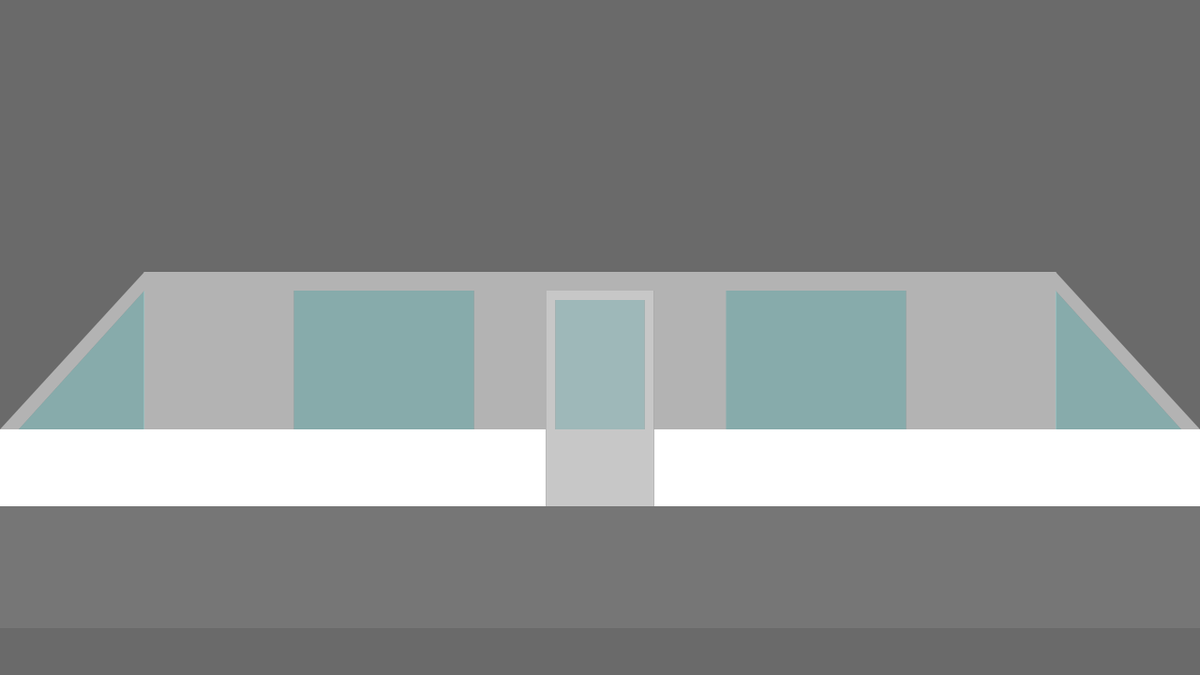
Frame 1 (no input)
Frame 60 (the mouse pressed at the canvas centre just before this capture): identical to frame 1, image omitted
Frame 120 (the mouse held since frame 60 and released just before this capture): identical to frame 1, image omitted

The Processing sketch that drew this single still picture (run headless with seeded random() and noise(); from frame 60 on, the mouse is pressed at the canvas centre):

// Processing sketch: SUBCAR
// ── SUBCAR.pde

void setup() {
  size(1280, 720);
  noStroke();
}

void draw() {
  background(106);
  //fill(#00ff00);
  //rect(0, height * 0.2, width, 250);
  subway(width * 0.2, height * 0.75);
}

void subway(float _x, float _y) {  
  pushMatrix();
  translate(_x, _y);
  cabin(0, 0);
  wagon(0, 0);
  pushMatrix();
  scale(-1, 1);
  translate(width*-0.6, 0);
  cabin(0, 0);
  popMatrix();

  popMatrix();
}

void cabin(float _x, float _y) {
  fill(179, 179, 179, 255);
  color windowColor = 1923808251;
  float cabinW = width * 0.2;
  float cabinH = 250;

  float bottomW = cabinW;
  float bottomH = 130;

  // TOP SECTION
  pushMatrix();
  translate(_x-cabinW, _y);
  //noStroke();

  float botPH = 82;
  pushStyle();
  fill(255, 255, 255);
  rect(0, -botPH, cabinW, botPH); // Bottom Panel
  popStyle();

  float rightPW = cabinW * 0.40;
  float rightPH = cabinH - botPH;
  rect(cabinW-rightPW, -cabinH, rightPW, rightPH); // Right panel

  beginShape();
  vertex(0, -botPH); // LEFT
  vertex((bottomW-rightPW)+0.5, -botPH-rightPH); // TOP

  //curve(0,0,0, -botPH,0,0,(bottomW-rightPW)+0.5, -botPH-rightPH);
  //bezier(0, -botPH, (bottomW-rightPW)+0.5, 0, 0, 0, 0, -botPH-rightPH);

  vertex((bottomW-rightPW)+0.5, -botPH); // CENTER
  beginContour();
  vertex((bottomW-rightPW)+0.5, -botPH); // CENTER
  vertex((bottomW-rightPW)+0.5, (-botPH-rightPH)+20); // TOP
  vertex(20, -botPH); // LEFT
  endContour();
  endShape(OPEN);

  // WINDOW
  beginShape();
  fill(windowColor);
  vertex((bottomW-rightPW)+0.5, -botPH); // CENTER
  vertex((bottomW-rightPW)+0.5, (-botPH-rightPH)+20); // TOP
  vertex(20, -botPH); // LEFT
  endShape(OPEN);

  popMatrix();

  // BOTTOM SECTION
  pushMatrix();
  translate(_x-bottomW, _y);
  fill(#767676);
  rect(0, 0, bottomW, bottomH);
  popMatrix();
}

void wagon(float _x, float _y) {
  float wagonW = width * 0.6;
  float wagonH = 130;
  float wagonOffset = 10;
  float wagonOffsetBig = 20;

  // TOP SECTION VARS
  float topW = wagonW;
  float topH = 250;

  // DOOR VARS
  float doorW = topW * 0.15;
  float doorH = topH - wagonOffsetBig;

  // WINDOW VARS
  color windowColor = 1923808251;
  float windowW = topW * 0.25;
  float windowH = ((topH - wagonOffsetBig) * 0.60)+wagonOffset;

  // ########## BOTTOM SECTION ##########
  // *************ADD WHEELS AND SHIT***********
  pushMatrix();
  translate(_x, _y);
  fill(#767676);
  rect(0, 0, wagonW, wagonH);
  popMatrix();

  // ########## TOP SECTION ##########
  // MAIN BODY
  pushMatrix();
  translate(_x, _y-topH);
  // FILL PLATES
  fill(179, 179, 179, 255);
  noStroke();
  rect(0, 0, topW, topH-doorH); // TOP
  rect(0, topH-doorH, (wagonW * 0.20) - windowW/2, windowH ); // LEFT MOST

  // FIX PIXEL OFFSET ISSUE IF YOU HAVE TIME
  rect((wagonW * 0.20) + windowW/2, topH-doorH, (wagonW * 0.20) - (doorW/2 + wagonOffset*2 - 1), windowH ); // LEFT CENTER


  rect((wagonW * 0.50)+(doorW/2), topH-doorH, (wagonW * 0.20) - (doorW/2 + wagonOffset*2 - 1), windowH); // RIGHT CENTER
  rect(wagonW - (wagonW * 0.20 - windowW/2), topH-doorH, (wagonW * 0.20) - windowW/2, windowH ); // RIGHT MOST
  fill(255, 255, 255);
  rect(0, windowH+wagonOffsetBig, (wagonW * 0.50) - doorW/2, (doorH * 0.40)-wagonOffset); // BOTTOM LEFT
  rect((wagonW * 0.50) + doorW/2, windowH+wagonOffsetBig, (wagonW * 0.50) - doorW/2, (doorH * 0.40)-wagonOffset); // BOTTOM RIGHT
  popMatrix();

  // WINDOWS
  // LEFT
  pushMatrix();
  translate((_x + (wagonW * 0.20 - (windowW * 0.50))), _y-doorH);
  //line(windowW/2, 0, windowW/2, windowH); // DEGUB LINE
  fill(windowColor);
  rect(0, 0, windowW, windowH);
  popMatrix();

  // RIGHT
  pushMatrix();
  translate((_x + (wagonW * 0.80 - (windowW * 0.50))), _y-doorH);
  //line(windowW/2, 0, windowW/2, windowH); // DEGUB LINE
  fill(windowColor);
  rect(0, 0, windowW, windowH);
  popMatrix();

  // WAGON DOOR
  pushMatrix();
  translate(_x + (wagonW/2 - doorW/2)+0.0, _y-doorH);
  fill(#c7c7c7);
  noStroke();
  rect(0, 0, doorW, wagonOffset); // TOP
  rect(0, (doorH * 0.60)+wagonOffset, doorW, (doorH * 0.40)-wagonOffset); // BOTTOM
  rect(0, wagonOffset, wagonOffset, doorH * 0.60); // LEFT
  rect(doorW-wagonOffset, wagonOffset, wagonOffset, doorH * 0.60); // LEFT
  //stroke(0);
  noFill();
  rect(0, 0, doorW, doorH); // CONTOUR
  fill(#c9f8fa, 140);
  rect(wagonOffset, wagonOffset, doorW - wagonOffset*2, doorH * 0.60); // DOOR WINDOW
  popMatrix();

  pushMatrix();
  translate(_x + (wagonW/2 - doorW/2), _y-doorH);
  fill(255, 255, 255, 0);
  rect(0, 0, doorW, doorH); // CONTOUR
  popMatrix();

  // SHELL LINING
  pushMatrix();
  translate(_x, _y-topH);
  fill(0, 0, 0, 0);
  //stroke(0);
  rect(0, 0, topW, topH);
  popMatrix();

  //// DEBUG LINES
  //float divAmount = 5;
  //float div = wagonW / divAmount;

  //pushMatrix();
  //translate(_x, _y-topH);
  //stroke(0);
  //strokeWeight(2);
  //line(_x + div, 0, _x + div, topH);
  //line(_x + div*2, 0, _x + div*2, topH);
  //line(_x + div*3, 0, _x + div*3, topH);
  //line(_x + div*4, 0, _x + div*4, topH);
  //line(_x + div*5, 0, _x + div*5, topH);
  //popMatrix();
}










float ign;
